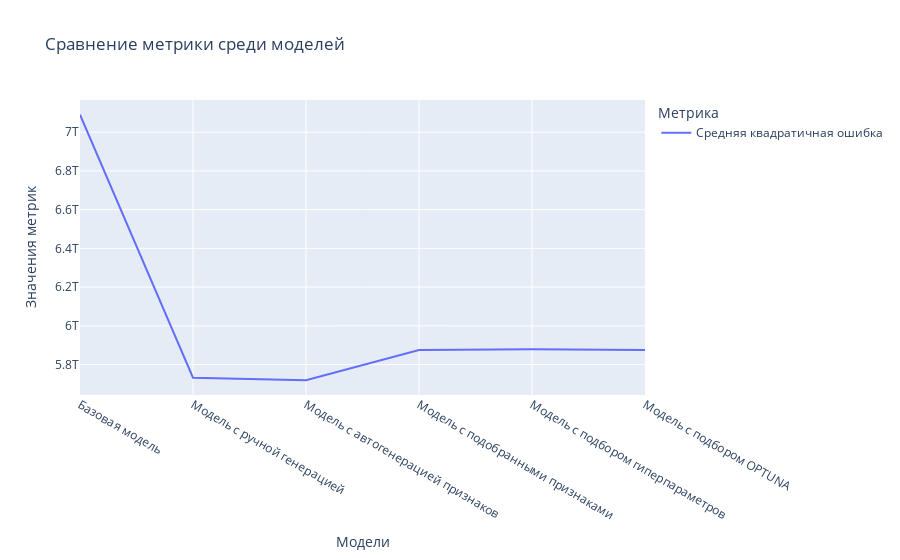

Notebook code cell kept with this figure:
### Code cell
metric_name = 'Средняя квадратичная ошибка' 
plot_metrics_comparison(df_compare, metric_name)

### Figure 1 — Plotly figure (JSON) as saved in the notebook; plotly's stock layout.template omitted (floating-point values rounded to 4 significant figures)
{"data": [{"hovertemplate": "Метрика=Средняя квадратичная ошибка<br>Модели=%{x}<br>Значения метрик=%{y}<extra></extra>", "legendgroup": "Средняя квадратичная ошибка", "line": {"color": "#636efa", "dash": "solid"}, "marker": {"symbol": "circle"}, "mode": "lines", "name": "Средняя квадратичная ошибка", "orientation": "v", "showlegend": true, "type": "scatter", "x": ["Базовая модель", "Модель с ручной генерацией", "Модель с автогенерацией признаков", "Модель с подобранными признаками", "Модель с подбором гиперпараметров", "Модель с подбором OPTUNA"], "xaxis": "x", "y": [7090000000000.0, 5733000000000.0, 5719000000000.0, 5875000000000.0, 5879000000000.0, 5875000000000.0], "yaxis": "y"}], "layout": {"legend": {"title": {"text": "Метрика"}, "tracegroupgap": 0}, "title": {"text": "Сравнение метрики среди моделей"}, "xaxis": {"anchor": "y", "domain": [0, 1], "title": {"text": "Модели"}}, "yaxis": {"anchor": "x", "domain": [0, 1], "title": {"text": "Значения метрик"}}}}
